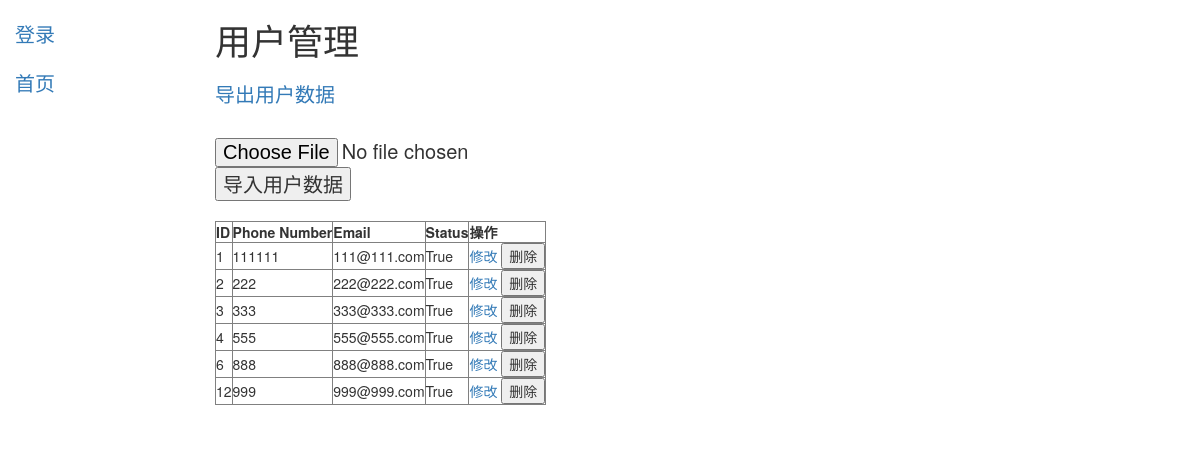
Page /backend/user/ on the earlier database version.
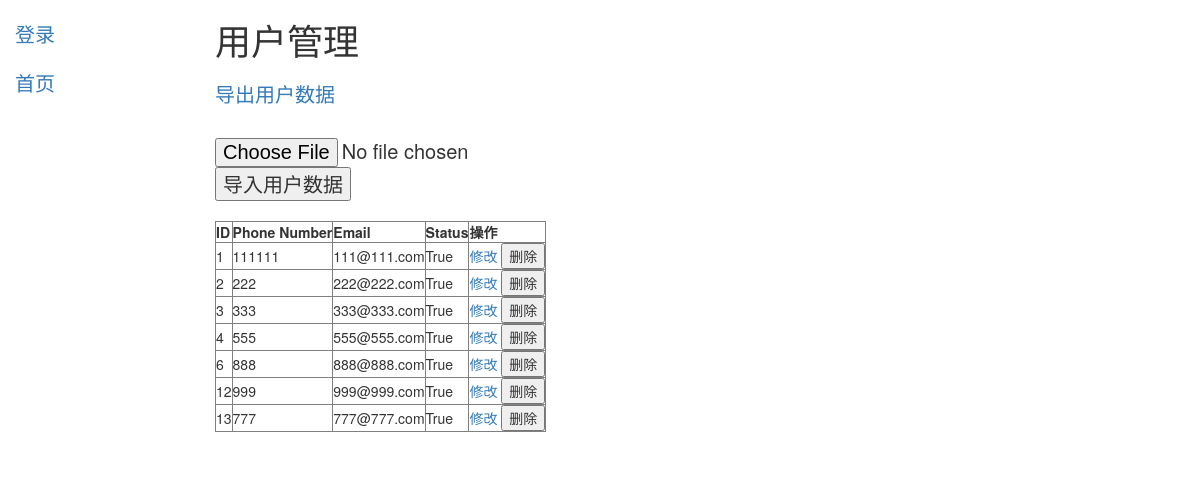
Same page on the later database version.
### user/models.py (models this page shows, shortened)
class CustomUser(AbstractBaseUser, PermissionsMixin):
    phone_number = models.CharField(max_length=20, unique=True)
    email = models.EmailField(unique=True)
    status = models.BooleanField(default=True)
    is_admin = models.BooleanField(default=False)
    is_staff = models.BooleanField(default=True)
    objects = CustomUserManager()  # 将 CustomUserManager 作为默认的管理器
    USERNAME_FIELD = 'phone_number'  # 用于登录的用户名字段
    REQUIRED_FIELDS = ['email']  # 其他必填字段

### backend/views.py (the view)
# urls.py: path('user/', user_admin, name='user_admin'),
def user_admin(request):
    users = CustomUser.objects.all()
    return render(request, 'user_admin.html', {'users': users})

### templates/user_admin.html (shortened to what this page needs)
{% extends 'index.html' %}
{% block content %}
    <h1>用户管理</h1>
    <div class="sidebar-nav">
    <li><a href="{% url 'user_export' %}">导出用户数据</a></li>
    <br>
    <form method="post" enctype="multipart/form-data" action="{% url 'user_import' %}">
        <input type="file" name="file" id="fileInput">
        <button type="submit">导入用户数据</button>
    </form>
    </div>
    <br>
    <table border="1">
        <tr>
            <th>ID</th>
            <th>Phone Number</th>
            <th>Email</th>
            <th>Status</th>
            <th>操作</th>
        </tr>
        {% for user in users %}
        <tr>
            <td>{{ user.id }}</td>
            <td>{{ user.phone_number }}</td>
            <td>{{ user.email }}</td>
            <td>{{ user.status }}</td>
            <td>
                <a href="{% url 'user_edit' user.id %}">修改</a>
                <form method="post" action="{% url 'user_delete' user.id %}" style="display:inline;">
                    <button type="submit">删除</button>
                </form>
            </td>
        </tr>
        {% endfor %}
    </table>
{% endblock %}

Differences in the rows shown:
added CustomUser: id "13", phone_number "777", email "777@777.com", status "True"
